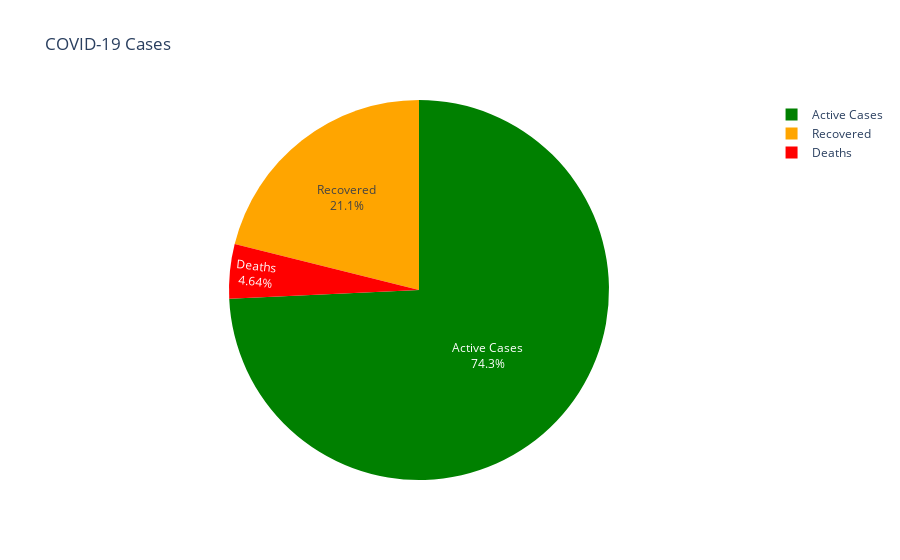

The cell this chart's notebook holds for it:
### Code cell
labels = ['Deaths', 'Recovered', 'Active Cases']
deaths_total = grp_by_country['Deaths'].sum()
recovered_total = grp_by_country['Recovered'].sum()
active_cases = grp_by_country['Active Cases'].sum()
values = [deaths_total, recovered_total, active_cases]

colors = ['red', 'orange', 'green']

pie_chart = px.pie(grp_by_country, names=labels, values=values, 
                              title='COVID-19 Cases'
                            )
pie_chart.update_traces(textposition='inside', textinfo='percent+label', marker_colors = colors)


pie_chart.show()

Image(pio.to_image(pie_chart, format='png'))

### Figure 1 — Plotly figure (JSON) as saved in the notebook; plotly's stock layout.template omitted (floating-point values rounded to 4 significant figures)
{"data": [{"domain": {"x": [0, 1], "y": [0, 1]}, "hoverlabel": {"namelength": 0}, "hovertemplate": "label=%{label}<br>value=%{value}", "labels": ["Deaths", "Recovered", "Active Cases"], "legendgroup": "", "marker": {"colors": ["red", "orange", "green"]}, "name": "", "showlegend": true, "textinfo": "percent+label", "textposition": "inside", "type": "pie", "values": [30652, 139415, 490639]}], "layout": {"legend": {"tracegroupgap": 0}, "title": {"text": "COVID-19 Cases"}}}
